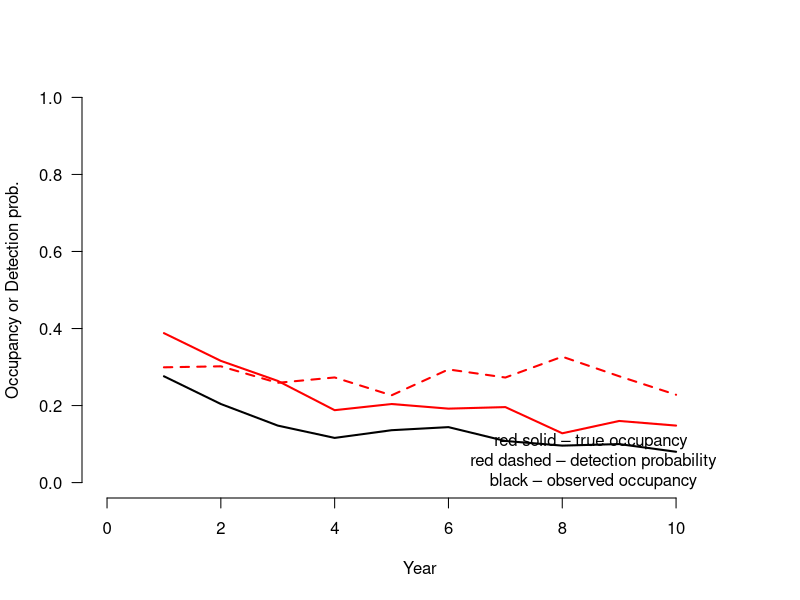

The R source for this figure: (Note: this script raises an error after producing the figure.)
# This script builds a dynamic occupancy model for a single species using simulated data. A dynamic occupancy model estimates changes in z, probability of occupancy, across seasons. Followed model in section 13.5 of Bayesian Population Analysis (Kery & Schaub 2012).

# Seasons over a series of years represent an common, natural grouping factor, where each year is the primary sampling occasion and the surveys within each year are secondary sampling occasions. It is natural then to assume closure among secondary seasons within a primary season.


# Generate data -------------
# Function to simulate detection/nondetection data for dynamic site-occ model. Annual variation in probabilities of patch survival, colonization and detection is specified by the bounds of a uniform distribution. 
data.fn <- function( R = 250,  #number of sites across a population
                     J = 3, #number of replicate surveys
                     K= 10, #number of survey seasons
                     psi1 = 0.4, #occupancy probability in first year 
                     range.p = c(0.2, 0.4), #bounds of uniform dist from which annual p is drawn 
                     range.phi = c(0.6, 0.8), #bounds of uniform dist from which survival prob is drawn 
                     range.gamma = c(0, 0.1) #bounds of uniform dist from which colonization prob is drawn 
                     ) { 

    # Set up some required arrays 
    site <- 1:R 
    year <- 1:K 
    psi <- rep(NA, K) # Occupancy probability
    muZ <- z <- array(dim = c(R, K)) # Expected and realized occurrence 
    y <- array(NA, dim = c(R, J, K)) # Detection histories
    
    # Determine initial occupancy and demographic parameters 
    psi[1] <- psi1 # Initial occupancy probability
    p <- runif(n = K, min = range.p[1], max = range.p[2]) 
    phi <- runif(n = K-1, min = range.phi[1], max = range.phi[2]) 
    gamma <- runif(n = K-1, min = range.gamma[1], max = range.gamma[2])
    
    # Generate latent states of occurrence 
    # First year 
    z[,1] <- rbinom(R, 1, psi[1]) # Initial occupancy state
    
    # Later years 
    for(i in 1:R){ # Loop over sites
        for(k in 2:K){ # Loop over years
            muZ[k] <- z[i, k-1]*phi[k-1] + (1-z[i, k-1])*gamma[k-1] # Prob for occ.
            z[i,k] <- rbinom(1, 1, muZ[k]) 
        }#k
    }#i
    
    # Plot realised occupancy 
    plot(year, apply(z, 2, mean), type = "l", xlab = "Year", ylab = "Occupancy or Detection prob.", 
         col = "red", xlim = c(0,K+1), ylim = c(0,1), lwd = 2, lty = 1, frame.plot = FALSE, las = 1) 
    lines(year, p, type = "l", col = "red", lwd = 2, lty = 2)
    
    # Generate detection/nondetection data 
    for(i in 1:R){ 
        for(k in 1:K){ 
            prob <- z[i,k] * p[k] 
            for( j in 1:J ){ 
                y[i,j,k] <- rbinom(1, 1, prob) 
            }#j
        }#k
    }#i
    
    # Compute annual population occupancy 
    for (k in 2:K){ 
        psi[k] <- psi[k-1]*phi[k-1] + (1-psi[k-1])*gamma[k-1] 
    }
    
    # Plot apparent occupancy 
    psi.app <- apply(apply(y, c(1,3), max), 2, mean) 
    lines(year, psi.app, type = "l", col = "black", lwd = 2) 
    text(0.85*K, 0.06, labels = "red solid – true occupancy\n red dashed – detection probability\n black – observed occupancy")
    
    # Return data 
    return(list(R = R, J = J, K= K, psi = psi, psi.app = psi.app, z = z, phi = phi, gamma = gamma, p = p, y = y))
}

data <- data.fn() #AIS added in these two lines to make variables from data.fn() readable - I wonder how they did it without
list2env(data, envir = .GlobalEnv)

# Bundle data
str(JAGSdata <- list(y = y, 
                     nsite = dim(y)[1], 
                     nrep = dim(y)[2], 
                     nyear = dim (y)[3])) 
# Initial values 
zst <- apply(y, c(1, 3), max) 
# Observed occurrence as inits for z 
JAGSinits <- function(){ list(z = zst)} 
# Parameters monitored 
JAGSparams <- c("psi", "phi", "gamma", "p", "n.occ", "growthr", "turnover")

# MCMC settings
nc <- 3 #MCMC chains         
ni <- 2500 #MCMC iterations
nb <- 500 #MCMC burnin
nt <- 4  #MCMC thin

# JAGS model
JAGSout <- jags(data = JAGSdata,
                 inits = JAGSinits,
                 parameters.to.save = JAGSparams,
                 model.file = "occupancy/03_bpa_dynamic_single-sp_JAGS.txt",
                 n.chains = nc,
                 n.iter = ni,
                 n.burnin = nb,
                 n.thin = nt)

print(JAGSout, dig=2) #growthr <1 means the number of occupied sites is smaller between years
names(JAGSout)
plot(JAGSout) 

# Compare data value to credible interval range
# Occupancy probability
print(cbind(data$psi, JAGSout$summary[1:K, c(1, 2, 3, 7)]), dig = 3) 
# Survival probability
print(cbind(data$phi, JAGSout$summary[(K+1):(K+(K-1)), c(1, 2, 3, 7)]), dig = 3) 
# Colonization probability
print(cbind(data$gamma, JAGSout$summary[(2*K):(2*K+(K-2)), c(1, 2, 3, 7)]), dig = 3) 
# Detection probability
print(cbind(data$p, JAGSout$summary[(3*K-1):(4*K-2), c(1, 2, 3, 7)]), dig = 3)

# Plot occupancy through seasons
plot(1:K, data$psi, type = "l", xlab = "Year", ylab = "Occupancy probability", col = "red", xlim = c(0,K+1), ylim = c(0,1), lwd = 2, lty = 1, frame.plot = FALSE, las = 1)
lines(1:K, data$psi.app, type = "l", col = "black", lwd = 2) 
points(1:K, JAGSout$mean$psi, type = "l", col = "blue", lwd = 2) 
segments(1:K, JAGSout$summary[1:K,3], 1:K,JAGSout$summary[1:K,7], col = "blue", lwd = 1)
